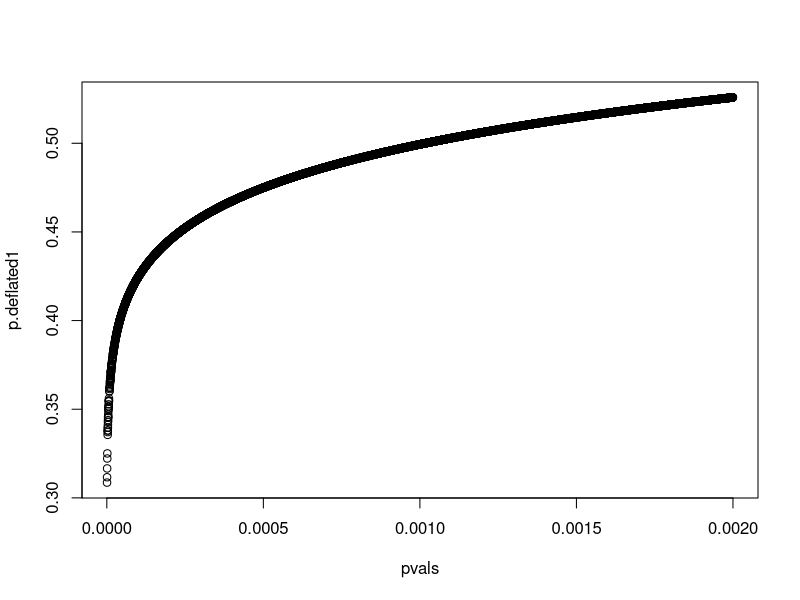

Generate this figure with R:

pvals <- runif(10000) * 0.002

lambdaB <- round(median(qchisq(pvals, 1, lower.tail = FALSE), na.rm=TRUE) /  qchisq(0.5, 1),3)
chiSq <- qchisq(pvals, 1, lower.tail = FALSE)
p.deflated1 <- pchisq(chiSq / lambdaB, 1, lower.tail = FALSE)
lambdaA1 <- round(median(qchisq(p.deflated1, 1, lower.tail = FALSE),na.rm=TRUE) /  qchisq(0.5, 1),3)

plot(pvals, p.deflated1 )